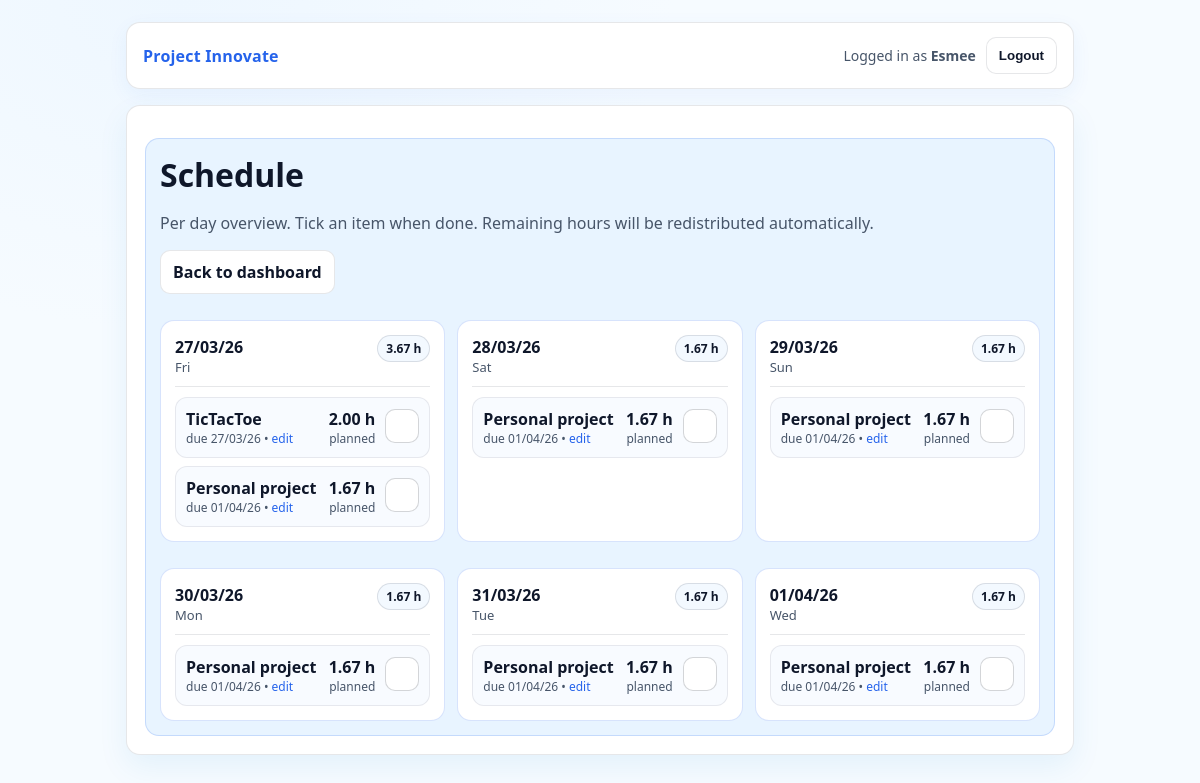
/schedule (signed in), run on the app's committed database.
### app.py (models this page shows, shortened)
class User(UserMixin, db.Model):
    id = db.Column(db.Integer, primary_key=True)
    username = db.Column(db.String(80), unique=True, nullable=False)
    password_hash = db.Column(db.String(255), nullable=False)

class Assignment(db.Model):
    id = db.Column(db.Integer, primary_key=True)
    user_id = db.Column(db.Integer, db.ForeignKey("user.id"), nullable=False)
    title = db.Column(db.String(200), nullable=False)
    start_date = db.Column(db.Date, nullable=False)
    due_date = db.Column(db.Date, nullable=False)
    total_hours = db.Column(db.Float, nullable=False)

### app.py (the view)
@app.route("/schedule")
@login_required
def schedule():
    assignments = (
        Assignment.query
        .filter_by(user_id=current_user.id)
        .order_by(Assignment.due_date.asc())
        .all()
    )
    schedule_map = build_schedule(assignments)
    today = date.today()
    schedule_map = {d: items for d, items in schedule_map.items() if d >= today}
    return render_template("schedule.html", schedule_map=schedule_map)

### app.py (called while the page is built)
@app.template_filter("dmy")
def format_dmy(value):
    if value is None:
        return ""
    if isinstance(value, datetime):
        value = value.date()
    return value.strftime("%d/%m/%y")

@login_manager.user_loader
def load_user(user_id):
    return db.session.get(User, int(user_id))

### templates/schedule.html (shortened to what this page needs)
{% extends "base.html" %}
{% block content %}
  <h1>Schedule</h1>
  <p class="muted">
    Per day overview. Tick an item when done. Remaining hours will be redistributed automatically.
  </p>
  <div class="actions">
    <a class="btn" href="{{ url_for('dashboard') }}">Back to dashboard</a>
  </div>
  {% if schedule_map %}
    <div style="display:grid;grid-template-columns:repeat(auto-fit, minmax(280px, 1fr));gap:12px;margin-top:12px;">
      {% for day, items in schedule_map.items() %}
        <div class="panel" style="background:#ffffff;">
          <div style="display:flex;justify-content:space-between;align-items:baseline;gap:10px;">
            <div>
              <div style="font-weight:800;font-size:16px;">{{ day|dmy }}</div>
              <div class="muted" style="font-size:13px;">
                {% set weekday_names = ["Mon","Tue","Wed","Thu","Fri","Sat","Sun"] %}
                {{ weekday_names[day.weekday()] }}
              </div>
            </div>
            {% set total = namespace(v=0) %}
            {% for item in items %}
              {% set total.v = total.v + item.planned_hours %}
            {% endfor %}
            <span class="badge"><strong>{{ "%.2f"|format(total.v) }}</strong> h</span>
          </div>
          <hr style="border:none;border-top:1px solid rgba(15,23,42,.10);margin:10px 0;">
          <div style="display:flex;flex-direction:column;gap:8px;">
            {% for item in items %}
              {% set a = item.assignment %}
              <div style="
                display:grid;
                grid-template-columns: 1fr auto auto;
                gap:10px;
                align-items:center;
                padding:10px;
                border-radius:12px;
                border:1px solid rgba(15,23,42,.08);
                background: {% if item.done %}rgba(34,197,94,.10){% else %}#f8fbff{% endif %};
              ">
                <div style="min-width:0;">
                  <div style="font-weight:800;white-space:nowrap;overflow:hidden;text-overflow:ellipsis;">
                    {{ a.title }}
                  </div>
                  <div class="muted" style="font-size:12px;">
                    due {{ a.due_date|dmy }}
                    • <a href="{{ url_for('edit_assignment', assignment_id=a.id) }}">edit</a>
                  </div>
                </div>
                <div style="text-align:right;">
                  <div style="font-weight:900;">{{ "%.2f"|format(item.planned_hours) }} h</div>
                  <div class="muted" style="font-size:12px;">planned</div>
                </div>
                <form method="post" action="{{ url_for('schedule_toggle') }}" style="margin:0;">
                  {% if item.done %}
                    <input type="hidden" name="action" value="uncheck">
                    <button type="submit" title="Mark as not done"
                      style="
                        width:34px;height:34px;
                        border-radius:10px;
                        border:1px solid rgba(34,197,94,.40);
                        background: rgba(34,197,94,.18);
                        color:#14532d;
                        font-weight:900;
                        cursor:pointer;
                      "
                    >✓</button>
                  {% else %}
                    <button type="submit" title="Mark as done" {% if item.planned_hours <= 0 %}disabled{% endif %}
                      style="
                        width:34px;height:34px;
                        border-radius:10px;
                        border:1px solid rgba(15,23,42,.18);
                        background:#ffffff;
                        color:#0f172a;
                        font-weight:900;
                        cursor:pointer;
                      "
                    ></button>
                  {% endif %}
                </form>
              </div>
            {% endfor %}
          </div>
        </div>
      {% endfor %}
    </div>
  {% else %}
    <p class="muted">No assignments yet, so there’s no schedule.</p>
  {% endif %}
{% endblock %}

### templates/base.html (shortened to what this page needs)
<!doctype html>
<html lang="en">
  <head>
    <link rel="stylesheet" href="{{ url_for('static', filename='style.css') }}">
  </head>
  <body>
    <div class="container">
      <div class="nav">
        <div class="brand">
          <a href="{{ url_for('dashboard') }}">Project Innovate</a>
        </div>
        <div class="nav-right">
          {% if current_user.is_authenticated %}
            <span>Logged in as <strong>{{ current_user.username }}</strong></span>
            <form method="post" action="{{ url_for('logout') }}" style="margin:0;">
              <button class="btn" type="submit">Logout</button>
            </form>
          {% else %}
            <a class="btn" href="{{ url_for('login') }}">Login</a>
            <a class="btn btn-primary" href="{{ url_for('register') }}">Register</a>
          {% endif %}
        </div>
      </div>
      <div class="card">
        <div class="panel">
          {% block content %}{% endblock %}
        </div>
      </div>
    </div>
  </body>
</html>

### static/style.css (style rules this page uses)
:root { --bg1: #f6fbff; --bg2: #eef7ff; --card: #e8f4ff; --card2:#ffffff; --text: #0f172a; --muted:#475569; --border: rgba(15, 23, 42, 0.10); --primary: #2563eb; --primaryHover:#1d4ed8; --danger: #dc2626; --dangerHover:#b91c1c; }
* { box-sizing:border-box; }
html, body { height:100%; }
body { margin:0; font-family: ui-sans-serif, system-ui, -apple-system, Segoe UI, Roboto, Arial; color: var(--text); background: radial-gradient(900px 600px at 15% 0%, var(--bg2) 0%, var(--bg1) 55%), linear-gradient(180deg, var(--bg1), #ffffff); }
a { color: var(--primary); text-decoration:none; }
.container { max-width: 980px; margin: 0 auto; padding: 22px 16px 60px; }
.nav { display:flex; justify-content:space-between; align-items:center; gap: 12px; padding: 14px 16px; border: 1px solid var(--border); background: #ffffff; border-radius: 14px; box-shadow: 0 6px 20px rgba(37,99,235,.06); }
.brand { font-weight: 800; letter-spacing: .2px; }
.nav-right { display:flex; align-items:center; gap: 10px; color: var(--muted); font-size: 14px; }
.card { margin-top: 16px; border: 1px solid var(--border); background: var(--card2); border-radius: 14px; padding: 18px; box-shadow: 0 12px 30px rgba(2,132,199,.08); }
.card h1, .card h2 { margin: 0 0 10px; }
.panel { margin-top: 14px; border: 1px solid rgba(37,99,235,.18); background: var(--card); border-radius: 14px; padding: 14px; }
.muted { color: var(--muted); }
.actions { display:flex; flex-wrap:wrap; gap:10px; margin-top: 10px; }
.btn { display:inline-flex; align-items:center; justify-content:center; padding: 10px 12px; border-radius: 10px; border: 1px solid var(--border); background: #ffffff; color: var(--text); cursor:pointer; font-weight: 700; }
.panel { background: #e8f4ff; border: 1px solid rgba(37,99,235,.18); }
.badge { display:inline-block; padding: 4px 8px; border-radius: 999px; font-size: 12px; border: 1px solid rgba(15,23,42,.12); background: #f3f9ff; color: #0f172a; font-weight: 800; }

### data on the page
User: username "Esmee"
Assignment: title "TicTacToe", due_date|dmy "27/03/26"
Assignment: title "Personal project" "Personal project" "Personal project" "Personal project" "Personal project" "Personal project", due_date|dmy "01/04/26" "01/04/26" "01/04/26" "01/04/26" "01/04/26" "01/04/26"

### other printed values
{{ day|dmy }} "27/03/26" "28/03/26" "29/03/26" "30/03/26" "31/03/26" "01/04/26"
{{ weekday_names[day.weekday()] }} "Fri" "Sat" "Sun" "Mon" "Tue" "Wed"
{{ "%.2f"|format(total.v) }} "3.67" "1.67" "1.67" "1.67" "1.67" "1.67"
{{ "%.2f"|format(item.planned_hours) }} "2.00" "1.67" "1.67" "1.67" "1.67" "1.67" "1.67"
